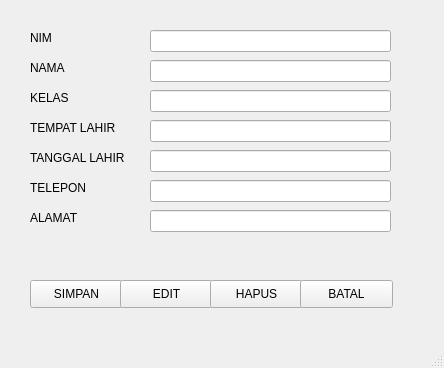
<?xml version="1.0" encoding="UTF-8"?>
<ui version="4.0">
 <class>MainWindow</class>
 <widget class="QMainWindow" name="MainWindow">
  <property name="geometry">
   <rect>
    <x>0</x>
    <y>0</y>
    <width>444</width>
    <height>368</height>
   </rect>
  </property>
  <property name="windowTitle">
   <string>MainWindow</string>
  </property>
  <widget class="QWidget" name="centralwidget">
   <widget class="QLabel" name="label">
    <property name="geometry">
     <rect>
      <x>30</x>
      <y>30</y>
      <width>55</width>
      <height>16</height>
     </rect>
    </property>
    <property name="text">
     <string>NIM</string>
    </property>
   </widget>
   <widget class="QLabel" name="label_2">
    <property name="geometry">
     <rect>
      <x>30</x>
      <y>60</y>
      <width>55</width>
      <height>16</height>
     </rect>
    </property>
    <property name="text">
     <string>NAMA</string>
    </property>
   </widget>
   <widget class="QLabel" name="label_3">
    <property name="geometry">
     <rect>
      <x>30</x>
      <y>90</y>
      <width>55</width>
      <height>16</height>
     </rect>
    </property>
    <property name="text">
     <string>KELAS</string>
    </property>
   </widget>
   <widget class="QLabel" name="label_4">
    <property name="geometry">
     <rect>
      <x>30</x>
      <y>120</y>
      <width>91</width>
      <height>16</height>
     </rect>
    </property>
    <property name="text">
     <string>TEMPAT LAHIR</string>
    </property>
   </widget>
   <widget class="QLabel" name="label_5">
    <property name="geometry">
     <rect>
      <x>30</x>
      <y>150</y>
      <width>101</width>
      <height>16</height>
     </rect>
    </property>
    <property name="text">
     <string>TANGGAL LAHIR</string>
    </property>
   </widget>
   <widget class="QLabel" name="label_6">
    <property name="geometry">
     <rect>
      <x>30</x>
      <y>180</y>
      <width>55</width>
      <height>16</height>
     </rect>
    </property>
    <property name="text">
     <string>TELEPON</string>
    </property>
   </widget>
   <widget class="QLabel" name="label_7">
    <property name="geometry">
     <rect>
      <x>30</x>
      <y>210</y>
      <width>55</width>
      <height>16</height>
     </rect>
    </property>
    <property name="text">
     <string>ALAMAT</string>
    </property>
   </widget>
   <widget class="QLineEdit" name="lineEdit">
    <property name="geometry">
     <rect>
      <x>150</x>
      <y>30</y>
      <width>241</width>
      <height>22</height>
     </rect>
    </property>
   </widget>
   <widget class="QLineEdit" name="lineEdit_2">
    <property name="geometry">
     <rect>
      <x>150</x>
      <y>60</y>
      <width>241</width>
      <height>22</height>
     </rect>
    </property>
   </widget>
   <widget class="QLineEdit" name="lineEdit_3">
    <property name="geometry">
     <rect>
      <x>150</x>
      <y>90</y>
      <width>241</width>
      <height>22</height>
     </rect>
    </property>
   </widget>
   <widget class="QLineEdit" name="lineEdit_4">
    <property name="geometry">
     <rect>
      <x>150</x>
      <y>120</y>
      <width>241</width>
      <height>22</height>
     </rect>
    </property>
   </widget>
   <widget class="QLineEdit" name="lineEdit_5">
    <property name="geometry">
     <rect>
      <x>150</x>
      <y>150</y>
      <width>241</width>
      <height>22</height>
     </rect>
    </property>
   </widget>
   <widget class="QLineEdit" name="lineEdit_6">
    <property name="geometry">
     <rect>
      <x>150</x>
      <y>180</y>
      <width>241</width>
      <height>22</height>
     </rect>
    </property>
   </widget>
   <widget class="QLineEdit" name="lineEdit_7">
    <property name="geometry">
     <rect>
      <x>150</x>
      <y>210</y>
      <width>241</width>
      <height>22</height>
     </rect>
    </property>
   </widget>
   <widget class="QPushButton" name="pushButton">
    <property name="geometry">
     <rect>
      <x>30</x>
      <y>280</y>
      <width>93</width>
      <height>28</height>
     </rect>
    </property>
    <property name="text">
     <string>SIMPAN</string>
    </property>
   </widget>
   <widget class="QPushButton" name="pushButton_2">
    <property name="geometry">
     <rect>
      <x>120</x>
      <y>280</y>
      <width>93</width>
      <height>28</height>
     </rect>
    </property>
    <property name="text">
     <string>EDIT</string>
    </property>
   </widget>
   <widget class="QPushButton" name="pushButton_3">
    <property name="geometry">
     <rect>
      <x>210</x>
      <y>280</y>
      <width>93</width>
      <height>28</height>
     </rect>
    </property>
    <property name="text">
     <string>HAPUS</string>
    </property>
   </widget>
   <widget class="QPushButton" name="pushButton_4">
    <property name="geometry">
     <rect>
      <x>300</x>
      <y>280</y>
      <width>93</width>
      <height>28</height>
     </rect>
    </property>
    <property name="text">
     <string>BATAL</string>
    </property>
   </widget>
  </widget>
  <widget class="QMenuBar" name="menubar">
   <property name="geometry">
    <rect>
     <x>0</x>
     <y>0</y>
     <width>444</width>
     <height>26</height>
    </rect>
   </property>
  </widget>
  <widget class="QStatusBar" name="statusbar"/>
 </widget>
 <resources/>
 <connections/>
</ui>
